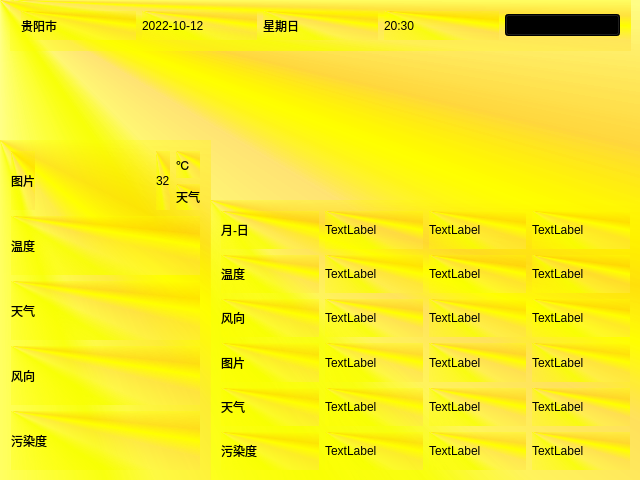
<?xml version="1.0" encoding="UTF-8"?>
<ui version="4.0">
 <class>weather</class>
 <widget class="QWidget" name="weather">
  <property name="geometry">
   <rect>
    <x>0</x>
    <y>0</y>
    <width>640</width>
    <height>480</height>
   </rect>
  </property>
  <property name="windowTitle">
   <string>weather</string>
  </property>
  <property name="styleSheet">
   <string notr="true">background-color: qconicalgradient(cx:0, cy:0, angle:135, stop:0 rgba(255, 255, 0, 69), stop:0.375 rgba(255, 255, 0, 69), stop:0.423533 rgba(251, 255, 0, 145), stop:0.45 rgba(247, 255, 0, 208), stop:0.477581 rgba(255, 244, 71, 130), stop:0.518717 rgba(255, 218, 71, 130), stop:0.55 rgba(255, 255, 0, 255), stop:0.57754 rgba(255, 203, 0, 130), stop:0.625 rgba(255, 255, 0, 69), stop:1 rgba(255, 255, 0, 69));</string>
  </property>
  <widget class="QWidget" name="layoutWidget">
   <property name="geometry">
    <rect>
     <x>0</x>
     <y>140</y>
     <width>211</width>
     <height>341</height>
    </rect>
   </property>
   <layout class="QVBoxLayout" name="verticalLayout_7">
    <item>
     <layout class="QVBoxLayout" name="verticalLayout_6">
      <item>
       <layout class="QHBoxLayout" name="horizontalLayout_3">
        <item>
         <widget class="QLabel" name="typepiclb1">
          <property name="text">
           <string>图片</string>
          </property>
         </widget>
        </item>
        <item>
         <spacer name="horizontalSpacer">
          <property name="orientation">
           <enum>Qt::Horizontal</enum>
          </property>
          <property name="sizeHint" stdset="0">
           <size>
            <width>40</width>
            <height>20</height>
           </size>
          </property>
         </spacer>
        </item>
        <item>
         <widget class="QLabel" name="wendu">
          <property name="styleSheet">
           <string notr="true">font: 12pt &quot;Times New Roman&quot;;</string>
          </property>
          <property name="text">
           <string>32</string>
          </property>
         </widget>
        </item>
        <item>
         <layout class="QVBoxLayout" name="verticalLayout_5">
          <item>
           <widget class="QLabel" name="label_33">
            <property name="styleSheet">
             <string notr="true">font: 12pt &quot;Times New Roman&quot;;</string>
            </property>
            <property name="text">
             <string>℃</string>
            </property>
           </widget>
          </item>
          <item>
           <widget class="QLabel" name="currweatherlb">
            <property name="styleSheet">
             <string notr="true">font: 12pt &quot;楷体&quot;;</string>
            </property>
            <property name="text">
             <string>天气</string>
            </property>
           </widget>
          </item>
         </layout>
        </item>
       </layout>
      </item>
      <item>
       <widget class="QLabel" name="range_wendu1">
        <property name="styleSheet">
         <string notr="true">font: 16pt &quot;Times New Roman&quot;;</string>
        </property>
        <property name="text">
         <string>温度</string>
        </property>
       </widget>
      </item>
      <item>
       <widget class="QLabel" name="typelb1">
        <property name="styleSheet">
         <string notr="true">font: 16pt &quot;楷体&quot;;</string>
        </property>
        <property name="text">
         <string>天气</string>
        </property>
       </widget>
      </item>
      <item>
       <widget class="QLabel" name="windlb1">
        <property name="styleSheet">
         <string notr="true">font: 16pt &quot;楷体&quot;;</string>
        </property>
        <property name="text">
         <string>风向</string>
        </property>
       </widget>
      </item>
      <item>
       <widget class="QLabel" name="aqilb1">
        <property name="styleSheet">
         <string notr="true">font: 16pt &quot;楷体&quot;;</string>
        </property>
        <property name="text">
         <string>污染度</string>
        </property>
       </widget>
      </item>
     </layout>
    </item>
   </layout>
  </widget>
  <widget class="QTextEdit" name="textEdit_4">
   <property name="geometry">
    <rect>
     <x>-180</x>
     <y>180</y>
     <width>104</width>
     <height>87</height>
    </rect>
   </property>
  </widget>
  <widget class="QWidget" name="layoutWidget">
   <property name="geometry">
    <rect>
     <x>10</x>
     <y>0</y>
     <width>621</width>
     <height>51</height>
    </rect>
   </property>
   <layout class="QHBoxLayout" name="horizontalLayout">
    <item>
     <widget class="QLabel" name="addr">
      <property name="styleSheet">
       <string notr="true">font: 20pt &quot;楷体&quot;;</string>
      </property>
      <property name="text">
       <string>贵阳市</string>
      </property>
     </widget>
    </item>
    <item>
     <widget class="QLabel" name="datalb">
      <property name="styleSheet">
       <string notr="true">font: 18pt &quot;Times New Roman&quot;;</string>
      </property>
      <property name="text">
       <string>2022-10-12</string>
      </property>
     </widget>
    </item>
    <item>
     <widget class="QLabel" name="weeklab">
      <property name="styleSheet">
       <string notr="true">font: 18pt &quot;楷体&quot;;</string>
      </property>
      <property name="text">
       <string>星期日</string>
      </property>
     </widget>
    </item>
    <item>
     <widget class="QLabel" name="timelb">
      <property name="styleSheet">
       <string notr="true">font: 18pt &quot;Times New Roman&quot;;</string>
      </property>
      <property name="text">
       <string>20:30  </string>
      </property>
     </widget>
    </item>
    <item>
     <widget class="QComboBox" name="comboBox">
      <property name="styleSheet">
       <string notr="true">font: 12pt &quot;楷体&quot;;</string>
      </property>
      <item>
       <property name="text">
        <string>贵阳市</string>
       </property>
      </item>
      <item>
       <property name="text">
        <string>济南市</string>
       </property>
      </item>
      <item>
       <property name="text">
        <string>石家庄</string>
       </property>
      </item>
      <item>
       <property name="text">
        <string>哈尔滨</string>
       </property>
      </item>
      <item>
       <property name="text">
        <string>沈阳市</string>
       </property>
      </item>
      <item>
       <property name="text">
        <string>乌鲁木齐</string>
       </property>
      </item>
      <item>
       <property name="text">
        <string>兰州市</string>
       </property>
      </item>
      <item>
       <property name="text">
        <string>银川市</string>
       </property>
      </item>
      <item>
       <property name="text">
        <string>郑州市</string>
       </property>
      </item>
      <item>
       <property name="text">
        <string>杭州市</string>
       </property>
      </item>
      <item>
       <property name="text">
        <string>南昌市</string>
       </property>
      </item>
      <item>
       <property name="text">
        <string>南宁市</string>
       </property>
      </item>
      <item>
       <property name="text">
        <string>长沙市</string>
       </property>
      </item>
      <item>
       <property name="text">
        <string>昆明市</string>
       </property>
      </item>
      <item>
       <property name="text">
        <string>拉萨市</string>
       </property>
      </item>
      <item>
       <property name="text">
        <string>呼和浩特</string>
       </property>
      </item>
      <item>
       <property name="text">
        <string>西宁市</string>
       </property>
      </item>
      <item>
       <property name="text">
        <string>福州市</string>
       </property>
      </item>
      <item>
       <property name="text">
        <string>北京市</string>
       </property>
      </item>
      <item>
       <property name="text">
        <string>广州市</string>
       </property>
      </item>
      <item>
       <property name="text">
        <string>合肥市</string>
       </property>
      </item>
      <item>
       <property name="text">
        <string>襄阳市</string>
       </property>
      </item>
      <item>
       <property name="text">
        <string>铜仁市</string>
       </property>
      </item>
      <item>
       <property name="text">
        <string>上海市</string>
       </property>
      </item>
      <item>
       <property name="text">
        <string>成都市</string>
       </property>
      </item>
      <item>
       <property name="text">
        <string>武汉市</string>
       </property>
      </item>
      <item>
       <property name="text">
        <string>西安市</string>
       </property>
      </item>
      <item>
       <property name="text">
        <string>北京市</string>
       </property>
      </item>
      <item>
       <property name="text">
        <string>海南市</string>
       </property>
      </item>
     </widget>
    </item>
   </layout>
  </widget>
  <widget class="QWidget" name="layoutWidget">
   <property name="geometry">
    <rect>
     <x>210</x>
     <y>200</y>
     <width>431</width>
     <height>281</height>
    </rect>
   </property>
   <layout class="QHBoxLayout" name="horizontalLayout_2">
    <item>
     <layout class="QVBoxLayout" name="verticalLayout">
      <item>
       <widget class="QLabel" name="datalb2">
        <property name="styleSheet">
         <string notr="true">font: 12pt &quot;Times New Roman&quot;;</string>
        </property>
        <property name="text">
         <string>月-日</string>
        </property>
       </widget>
      </item>
      <item>
       <widget class="QLabel" name="range_wendu2">
        <property name="styleSheet">
         <string notr="true">font: 12pt &quot;Times New Roman&quot;;</string>
        </property>
        <property name="text">
         <string>温度</string>
        </property>
       </widget>
      </item>
      <item>
       <widget class="QLabel" name="windlb2">
        <property name="styleSheet">
         <string notr="true">font: 12pt &quot;楷体&quot;;</string>
        </property>
        <property name="text">
         <string>风向</string>
        </property>
       </widget>
      </item>
      <item>
       <widget class="QLabel" name="typepiclb2">
        <property name="styleSheet">
         <string notr="true">font: 12pt &quot;楷体&quot;;</string>
        </property>
        <property name="text">
         <string>图片</string>
        </property>
       </widget>
      </item>
      <item>
       <widget class="QLabel" name="typelb2">
        <property name="styleSheet">
         <string notr="true">font: 12pt &quot;楷体&quot;;</string>
        </property>
        <property name="text">
         <string>天气</string>
        </property>
       </widget>
      </item>
      <item>
       <widget class="QLabel" name="aqilb2">
        <property name="styleSheet">
         <string notr="true">font: 12pt &quot;楷体&quot;;</string>
        </property>
        <property name="text">
         <string>污染度</string>
        </property>
       </widget>
      </item>
     </layout>
    </item>
    <item>
     <layout class="QVBoxLayout" name="verticalLayout_2">
      <item>
       <widget class="QLabel" name="datalb3">
        <property name="styleSheet">
         <string notr="true">font: 12pt &quot;Times New Roman&quot;;</string>
        </property>
        <property name="text">
         <string>TextLabel</string>
        </property>
       </widget>
      </item>
      <item>
       <widget class="QLabel" name="range_wendu3">
        <property name="styleSheet">
         <string notr="true">font: 12pt &quot;Times New Roman&quot;;</string>
        </property>
        <property name="text">
         <string>TextLabel</string>
        </property>
       </widget>
      </item>
      <item>
       <widget class="QLabel" name="windlb3">
        <property name="styleSheet">
         <string notr="true">font: 12pt &quot;楷体&quot;;</string>
        </property>
        <property name="text">
         <string>TextLabel</string>
        </property>
       </widget>
      </item>
      <item>
       <widget class="QLabel" name="typepiclb3">
        <property name="styleSheet">
         <string notr="true">font: 12pt &quot;楷体&quot;;</string>
        </property>
        <property name="text">
         <string>TextLabel</string>
        </property>
       </widget>
      </item>
      <item>
       <widget class="QLabel" name="typelb3">
        <property name="styleSheet">
         <string notr="true">font: 12pt &quot;楷体&quot;;</string>
        </property>
        <property name="text">
         <string>TextLabel</string>
        </property>
       </widget>
      </item>
      <item>
       <widget class="QLabel" name="aqilb3">
        <property name="styleSheet">
         <string notr="true">font: 12pt &quot;楷体&quot;;</string>
        </property>
        <property name="text">
         <string>TextLabel</string>
        </property>
       </widget>
      </item>
     </layout>
    </item>
    <item>
     <layout class="QVBoxLayout" name="verticalLayout_3">
      <item>
       <widget class="QLabel" name="datalb4">
        <property name="styleSheet">
         <string notr="true">font: 12pt &quot;Times New Roman&quot;;</string>
        </property>
        <property name="text">
         <string>TextLabel</string>
        </property>
       </widget>
      </item>
      <item>
       <widget class="QLabel" name="range_wendu4">
        <property name="styleSheet">
         <string notr="true">font: 12pt &quot;Times New Roman&quot;;</string>
        </property>
        <property name="text">
         <string>TextLabel</string>
        </property>
       </widget>
      </item>
      <item>
       <widget class="QLabel" name="windlb4">
        <property name="styleSheet">
         <string notr="true">font: 12pt &quot;楷体&quot;;</string>
        </property>
        <property name="text">
         <string>TextLabel</string>
        </property>
       </widget>
      </item>
      <item>
       <widget class="QLabel" name="typepiclb4">
        <property name="styleSheet">
         <string notr="true">font: 12pt &quot;楷体&quot;;</string>
        </property>
        <property name="text">
         <string>TextLabel</string>
        </property>
       </widget>
      </item>
      <item>
       <widget class="QLabel" name="typelb4">
        <property name="styleSheet">
         <string notr="true">font: 12pt &quot;楷体&quot;;</string>
        </property>
        <property name="text">
         <string>TextLabel</string>
        </property>
       </widget>
      </item>
      <item>
       <widget class="QLabel" name="aqilb4">
        <property name="styleSheet">
         <string notr="true">font: 12pt &quot;楷体&quot;;</string>
        </property>
        <property name="text">
         <string>TextLabel</string>
        </property>
       </widget>
      </item>
     </layout>
    </item>
    <item>
     <layout class="QVBoxLayout" name="verticalLayout_4">
      <item>
       <widget class="QLabel" name="datalb5">
        <property name="styleSheet">
         <string notr="true">font: 12pt &quot;Times New Roman&quot;;</string>
        </property>
        <property name="text">
         <string>TextLabel</string>
        </property>
       </widget>
      </item>
      <item>
       <widget class="QLabel" name="range_wendu5">
        <property name="enabled">
         <bool>true</bool>
        </property>
        <property name="styleSheet">
         <string notr="true">font: 12pt &quot;Times New Roman&quot;;</string>
        </property>
        <property name="text">
         <string>TextLabel</string>
        </property>
       </widget>
      </item>
      <item>
       <widget class="QLabel" name="windlb5">
        <property name="styleSheet">
         <string notr="true">font: 12pt &quot;楷体&quot;;</string>
        </property>
        <property name="text">
         <string>TextLabel</string>
        </property>
       </widget>
      </item>
      <item>
       <widget class="QLabel" name="typepiclb5">
        <property name="styleSheet">
         <string notr="true">font: 12pt &quot;楷体&quot;;</string>
        </property>
        <property name="text">
         <string>TextLabel</string>
        </property>
       </widget>
      </item>
      <item>
       <widget class="QLabel" name="typelb5">
        <property name="styleSheet">
         <string notr="true">font: 12pt &quot;楷体&quot;;</string>
        </property>
        <property name="text">
         <string>TextLabel</string>
        </property>
       </widget>
      </item>
      <item>
       <widget class="QLabel" name="aqilb5">
        <property name="styleSheet">
         <string notr="true">font: 12pt &quot;楷体&quot;;</string>
        </property>
        <property name="text">
         <string>TextLabel</string>
        </property>
       </widget>
      </item>
     </layout>
    </item>
   </layout>
  </widget>
 </widget>
 <layoutdefault spacing="6" margin="11"/>
 <resources/>
 <connections/>
</ui>
